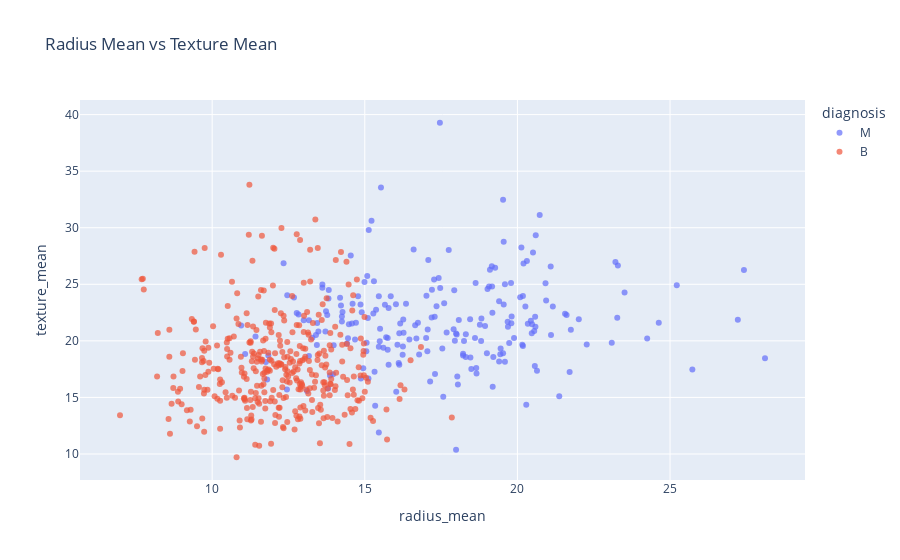

The notebook cell this image was saved under:
### Code cell
px.scatter(raw_df,
           x='radius_mean',
           y='texture_mean',
           color='diagnosis',
           title='Radius Mean vs Texture Mean',
           color_discrete_sequence=['#636EFA', '#EF553B'],
           opacity=0.7)

### Figure 1 — Plotly figure (JSON) as saved in the notebook; plotly's stock layout.template omitted (floating-point values rounded to 4 significant figures; data arrays with more than 128 entries replaced by an {"elided": "..."} marker saying what was removed)
{"data": [{"hovertemplate": "diagnosis=M<br>radius_mean=%{x}<br>texture_mean=%{y}<extra></extra>", "legendgroup": "M", "marker": {"color": "#636EFA", "opacity": 0.7, "symbol": "circle"}, "mode": "markers", "name": "M", "orientation": "v", "showlegend": true, "type": "scatter", "x": {"elided": "212 float values"}, "xaxis": "x", "y": {"elided": "212 float values"}, "yaxis": "y"}, {"hovertemplate": "diagnosis=B<br>radius_mean=%{x}<br>texture_mean=%{y}<extra></extra>", "legendgroup": "B", "marker": {"color": "#EF553B", "opacity": 0.7, "symbol": "circle"}, "mode": "markers", "name": "B", "orientation": "v", "showlegend": true, "type": "scatter", "x": {"elided": "357 float values"}, "xaxis": "x", "y": {"elided": "357 float values"}, "yaxis": "y"}], "layout": {"legend": {"title": {"text": "diagnosis"}, "tracegroupgap": 0}, "title": {"text": "Radius Mean vs Texture Mean"}, "xaxis": {"anchor": "y", "domain": [0, 1], "title": {"text": "radius_mean"}}, "yaxis": {"anchor": "x", "domain": [0, 1], "title": {"text": "texture_mean"}}}}
